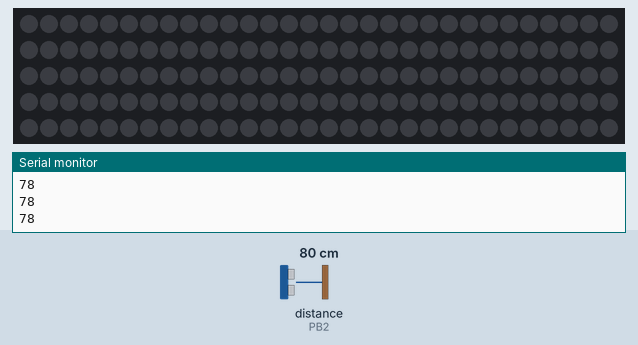
This sketch was run on a simulated ATtiny85, built with avr-gcc and run on an emulated ATtiny85. Shown: 150 RGB LEDs in strip order, left to right, continuing on the next row, the last lines printed to the serial monitor. Wiring (inferred from the names in the program): ultrasonic range finder: trigger PB3; echo PB2. The inputs (shaded band) are chosen by the test bench; at power-on: distance to the obstacle (sensor on PB2) 80 cm. The echo pulse lasts 58.3 µs per cm; dim RGB values are drawn brighter than linear; random numbers use the default seed unless the sketch sets one.

Above: at 1.2 s.
1.3 s: distance to the obstacle (sensor on PB2) set to 2 cm
At 1.65 s:
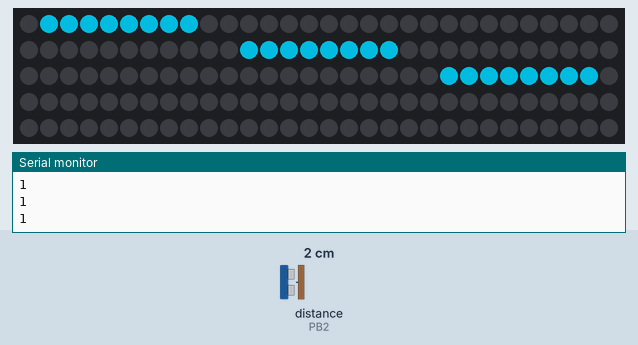
2.9 s: distance to the obstacle (sensor on PB2) set to 35 cm
4.4 s: distance to the obstacle (sensor on PB2) set to 4 cm
At 4.44 s:
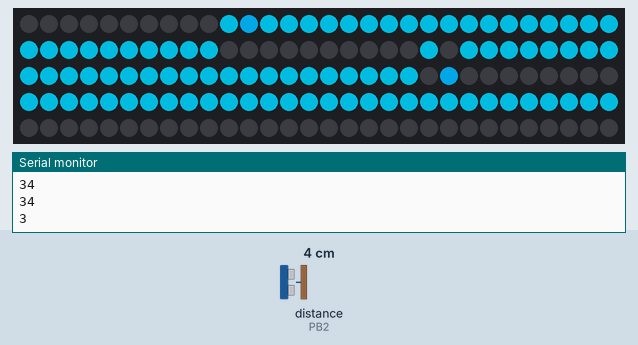
6.0 s: distance to the obstacle (sensor on PB2) set to 60 cm
7.5 s: distance to the obstacle (sensor on PB2) set to 9 cm
At 10.42 s:
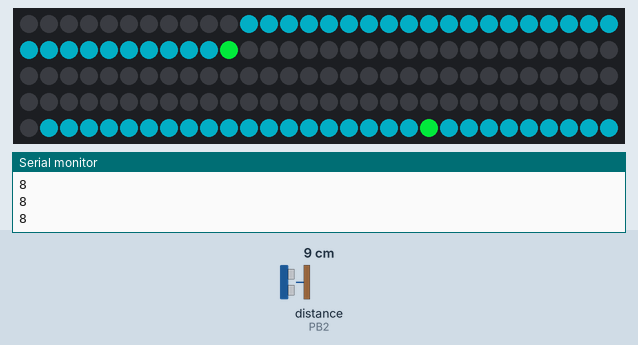

The sketch:

_5M_STRIP.ino
```cpp
// 5M STRIP

#include <Adafruit_DotStar.h>

#include <SPI.h>
//#include <avr/power.h> // ENABLE THIS LINE FOR GEMMA OR TRINKET

#define NUMPIXELS 150 // Number of LEDs in strip

#define DATAPIN    4
#define CLOCKPIN   5
Adafruit_DotStar strip = Adafruit_DotStar(
  NUMPIXELS, DATAPIN, CLOCKPIN, DOTSTAR_BRG);

int trig = 3;
int echo = 2;

void setup() {

#if defined(__AVR_ATtiny85__) && (F_CPU == 16000000L)
  clock_prescale_set(clock_div_1);
#endif
  Serial.begin(9600);
  pinMode(trig,OUTPUT);
  pinMode(echo,INPUT);
  strip.begin();
  strip.show();
}

int head  = 0, tail = -30;
int head2 = -40, tail2 = -70;
int head3 = -80, tail3 = -110;

uint32_t color = 100000;

void loop() {
  int a=3;
  int b;
  int ran = random(100000,500000);

  long duration, distance;
  digitalWrite(trig,LOW);
  delayMicroseconds(2);
  digitalWrite(trig, HIGH);
  delayMicroseconds(10);
  digitalWrite(trig, LOW);
  duration = pulseIn(echo, HIGH);
  distance = duration * 17 / 1000;

  Serial.println(distance);

//넣지 말아 보자
/*
  //사람이 안들어왔을 때
  if(distance > 30){
      strip.setPixelColor(head,0);
      strip.setPixelColor(head2,0);
      strip.setPixelColor(head3,0);
      strip.setPixelColor(tail,0);
      strip.setPixelColor(tail2,0);
      strip.setPixelColor(tail3,0);
      strip.show();

  }
*/
  //사람이 들어왔을 때
  if(distance <= 30){
      b = a;
      while(b>0){
        strip.setPixelColor(head,color);
        strip.setPixelColor(head2,color);
        strip.setPixelColor(head3,color);
        strip.setPixelColor(tail,0);
        strip.setPixelColor(tail2,0);
        strip.setPixelColor(tail3,0);
        strip.show();
        b--;
      }
  }

  delay(10);

  if(++head >= NUMPIXELS) {
    head = 0;
    if(color<=15581378)
     color = color+=ran;
    else
     color = 100000;
  }
  if(++head2 >= NUMPIXELS){
    head2 = -30;
    if(color<=15581378)
     color = color+=ran;
    else
     color = 100000;
  }
  if(++head3 >= NUMPIXELS){
    head3 = -60;
    if(color<=15581378)
     color = color+=ran;
    else
     color = 100000;
  }
  if(++tail >= NUMPIXELS)
    tail = 0;
   if(++tail2 >= NUMPIXELS)
    tail2 = -30;
   if(++tail3 >= NUMPIXELS)
    tail3 = -60;


}
```

Measured:
- after the input at 1.3 s, the LEDs: first change at once (image 1 shows a later state)
- after the input at 4.4 s, the LEDs: change at once (image 2)
- after the input at 7.5 s, the LEDs: first change at once (image 3 shows a later state)
